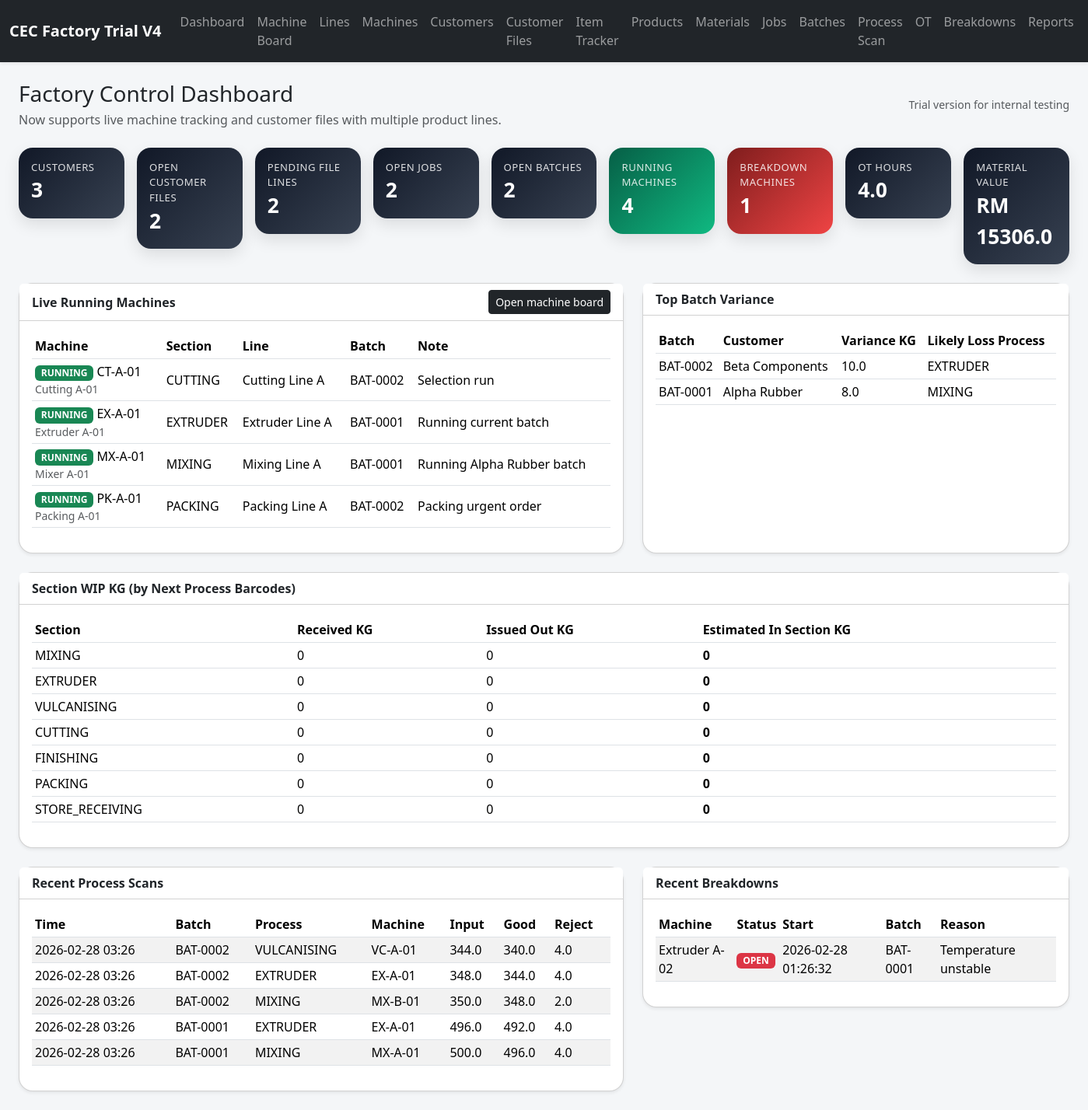
The page / on the database its author committed.
### tables this page shows
CREATE TABLE machines (
            id INTEGER PRIMARY KEY AUTOINCREMENT,
            machine_code TEXT UNIQUE NOT NULL,
            machine_name TEXT NOT NULL,
            section_name TEXT NOT NULL,
            process_name TEXT NOT NULL,
            line_id INTEGER,
            status TEXT NOT NULL DEFAULT 'IDLE',
            is_active INTEGER NOT NULL DEFAULT 1,
            last_activity_at TEXT,
            current_batch_id INTEGER,
            current_note TEXT,
            created_at TEXT NOT NULL DEFAULT CURRENT_TIMESTAMP,
            FOREIGN KEY(line_id) REFERENCES production_lines(id),
            FOREIGN KEY(current_batch_id) REFERENCES batches(id)
        );

CREATE TABLE production_lines (
            id INTEGER PRIMARY KEY AUTOINCREMENT,
            code TEXT UNIQUE NOT NULL,
            name TEXT NOT NULL,
            section_name TEXT NOT NULL,
            is_active INTEGER NOT NULL DEFAULT 1,
            created_at TEXT NOT NULL DEFAULT CURRENT_TIMESTAMP
        );

CREATE TABLE batches (
            id INTEGER PRIMARY KEY AUTOINCREMENT,
            batch_no TEXT UNIQUE NOT NULL,
            job_id INTEGER NOT NULL,
            recipe_code TEXT,
            planned_input_kg REAL NOT NULL,
            current_process TEXT NOT NULL DEFAULT 'NOT_STARTED',
            status TEXT NOT NULL DEFAULT 'OPEN',
            barcode_text TEXT NOT NULL,
            assigned_line_id INTEGER,
            created_at TEXT NOT NULL DEFAULT CURRENT_TIMESTAMP,
            FOREIGN KEY(job_id) REFERENCES jobs(id),
            FOREIGN KEY(assigned_line_id) REFERENCES production_lines(id)
        );

CREATE TABLE customers (
            id INTEGER PRIMARY KEY AUTOINCREMENT,
            code TEXT UNIQUE NOT NULL,
            name TEXT NOT NULL,
            created_at TEXT NOT NULL DEFAULT CURRENT_TIMESTAMP
        );

CREATE TABLE process_logs (
            id INTEGER PRIMARY KEY AUTOINCREMENT,
            batch_id INTEGER NOT NULL,
            process_name TEXT NOT NULL,
            scan_time TEXT NOT NULL,
            input_qty_kg REAL NOT NULL,
            good_qty_kg REAL NOT NULL,
            reject_qty_kg REAL NOT NULL DEFAULT 0,
            operator_name TEXT,
            machine_id INTEGER,
            machine_name TEXT,
            line_id INTEGER,
            next_action TEXT NOT NULL DEFAULT 'MOVE_NEXT',
            remarks TEXT,
            FOREIGN KEY(batch_id) REFERENCES batches(id),
            FOREIGN KEY(machine_id) REFERENCES machines(id),
            FOREIGN KEY(line_id) REFERENCES production_lines(id)
        );

CREATE TABLE breakdowns (
            id INTEGER PRIMARY KEY AUTOINCREMENT,
            machine_id INTEGER NOT NULL,
            machine_name TEXT NOT NULL,
            section_name TEXT NOT NULL,
            start_time TEXT NOT NULL,
            end_time TEXT,
            technician_name TEXT,
            batch_id INTEGER,
            reason TEXT NOT NULL,
            remarks TEXT,
            status TEXT NOT NULL DEFAULT 'OPEN',
            created_at TEXT NOT NULL DEFAULT CURRENT_TIMESTAMP,
            FOREIGN KEY(machine_id) REFERENCES machines(id),
            FOREIGN KEY(batch_id) REFERENCES batches(id)
        );

### app.py (the view)
@app.route('/')
def dashboard():
    summary = get_summary()
    recent_logs = query_all(
        '''
        SELECT pl.scan_time, pl.process_name, b.batch_no, pl.input_qty_kg, pl.good_qty_kg, pl.reject_qty_kg,
               COALESCE(m.machine_code, pl.machine_name) AS machine_label
        FROM process_logs pl
        JOIN batches b ON pl.batch_id = b.id
        LEFT JOIN machines m ON pl.machine_id = m.id
        ORDER BY datetime(pl.scan_time) DESC, pl.id DESC
        LIMIT 12
        '''
    )
    recent_breakdowns = query_all(
        '''
        SELECT d.*, b.batch_no
        FROM breakdowns d
        LEFT JOIN batches b ON d.batch_id = b.id
        ORDER BY datetime(d.start_time) DESC, d.id DESC
        LIMIT 6
        '''
    )
    variance_rows = get_batch_variance_rows()[:6]
    running_machines = query_all(
        '''
        SELECT m.machine_code, m.machine_name, m.section_name, pl.name AS line_name, b.batch_no, m.current_note
        FROM machines m
        LEFT JOIN production_lines pl ON m.line_id = pl.id
        LEFT JOIN batches b ON m.current_batch_id = b.id
        WHERE m.status = 'RUNNING' AND m.is_active = 1
        ORDER BY m.section_name, m.machine_code
        LIMIT 10
        '''
    )
    section_wip = get_section_wip_summary()
    return render_template(
        'dashboard.html',
        summary=summary,
        recent_logs=recent_logs,
        recent_breakdowns=recent_breakdowns,
        variance_rows=variance_rows,
        running_machines=running_machines,
        section_wip=section_wip,
    )

### app.py (called while the page is built)
def get_db() -> sqlite3.Connection:
    if 'db' not in g:
        conn = sqlite3.connect(DB_PATH)
        conn.row_factory = sqlite3.Row
        g.db = conn
    return g.db

def query_all(sql: str, params: tuple = ()) -> list[sqlite3.Row]:
    cur = get_db().execute(sql, params)
    rows = cur.fetchall()
    cur.close()
    return rows

def query_one(sql: str, params: tuple = ()) -> sqlite3.Row | None:
    cur = get_db().execute(sql, params)
    row = cur.fetchone()
    cur.close()
    return row

def get_section_wip_summary() -> list[dict[str, Any]]:
    rows = []
    for section in PROCESS_FLOW:
        received = query_one(
            "SELECT COALESCE(SUM(received_qty_kg), 0) AS qty FROM next_process_labels WHERE to_process = ? AND status = 'RECEIVED'",
            (section,),
        )['qty']
        issued = query_one(
            "SELECT COALESCE(SUM(issued_qty_kg), 0) AS qty FROM next_process_labels WHERE from_process = ?",
            (section,),
        )['qty']
        in_section = round((received or 0) - (issued or 0), 2)
        rows.append({'section': section, 'received_kg': round(received or 0, 2), 'issued_kg': round(issued or 0, 2), 'in_section_kg': in_section})
    return rows

### templates/dashboard.html
{% extends 'base.html' %}
{% block content %}
<div class="d-flex justify-content-between align-items-center mb-4 flex-wrap gap-2">
  <div>
    <h1 class="h3 mb-1">Factory Control Dashboard</h1>
    <p class="text-muted mb-0">Now supports live machine tracking and customer files with multiple product lines.</p>
  </div>
  <div class="small text-muted">Trial version for internal testing</div>
</div>
<div class="row g-3 mb-4">
  <div class="col-md-6 col-xl"><div class="card metric-card"><div class="card-body"><div class="metric-label">Customers</div><div class="metric-value">{{ summary.customers }}</div></div></div></div>
  <div class="col-md-6 col-xl"><div class="card metric-card"><div class="card-body"><div class="metric-label">Open Customer Files</div><div class="metric-value">{{ summary.customer_files_open }}</div></div></div></div>
  <div class="col-md-6 col-xl"><div class="card metric-card"><div class="card-body"><div class="metric-label">Pending File Lines</div><div class="metric-value">{{ summary.customer_file_lines_pending }}</div></div></div></div>
  <div class="col-md-6 col-xl"><div class="card metric-card"><div class="card-body"><div class="metric-label">Open Jobs</div><div class="metric-value">{{ summary.jobs_open }}</div></div></div></div>
  <div class="col-md-6 col-xl"><div class="card metric-card"><div class="card-body"><div class="metric-label">Open Batches</div><div class="metric-value">{{ summary.batches_open }}</div></div></div></div>
  <div class="col-md-6 col-xl"><div class="card metric-card metric-green"><div class="card-body"><div class="metric-label">Running Machines</div><div class="metric-value">{{ summary.running_machines }}</div></div></div></div>
  <div class="col-md-6 col-xl"><div class="card metric-card metric-red"><div class="card-body"><div class="metric-label">Breakdown Machines</div><div class="metric-value">{{ summary.breakdown_machines }}</div></div></div></div>
  <div class="col-md-6 col-xl"><div class="card metric-card"><div class="card-body"><div class="metric-label">OT Hours</div><div class="metric-value">{{ summary.ot_hours }}</div></div></div></div>
  <div class="col-md-6 col-xl"><div class="card metric-card"><div class="card-body"><div class="metric-label">Material Value</div><div class="metric-value">RM {{ summary.material_value }}</div></div></div></div>
</div>
<div class="row g-4 mb-4">
  <div class="col-lg-7">
    <div class="card shadow-sm h-100">
      <div class="card-header bg-white d-flex justify-content-between align-items-center">
        <strong>Live Running Machines</strong>
        <a href="{{ url_for('machine_board') }}" class="btn btn-sm btn-dark">Open machine board</a>
      </div>
      <div class="card-body table-responsive">
        <table class="table table-sm align-middle">
          <thead><tr><th>Machine</th><th>Section</th><th>Line</th><th>Batch</th><th>Note</th></tr></thead>
          <tbody>
            {% for row in running_machines %}
            <tr>
              <td><span class="badge text-bg-success">RUNNING</span> {{ row.machine_code }}<div class="small text-muted">{{ row.machine_name }}</div></td>
              <td>{{ row.section_name }}</td>
              <td>{{ row.line_name or '-' }}</td>
              <td>{{ row.batch_no or '-' }}</td>
              <td>{{ row.current_note or '-' }}</td>
            </tr>
            {% else %}
            <tr><td colspan="5" class="text-center text-muted">No running machines now.</td></tr>
            {% endfor %}
          </tbody>
        </table>
      </div>
    </div>
  </div>
  <div class="col-lg-5">
    <div class="card shadow-sm h-100">
      <div class="card-header bg-white"><strong>Top Batch Variance</strong></div>
      <div class="card-body table-responsive">
        <table class="table table-sm align-middle">
          <thead><tr><th>Batch</th><th>Customer</th><th>Variance KG</th><th>Likely Loss Process</th></tr></thead>
          <tbody>
            {% for row in variance_rows %}
            <tr>
              <td>{{ row.batch_no }}</td>
              <td>{{ row.customer_name }}</td>
              <td>{{ row.variance_kg if row.variance_kg is not none else '-' }}</td>
              <td>{{ row.probable_loss_process or '-' }}</td>
            </tr>
            {% else %}
            <tr><td colspan="4" class="text-center text-muted">No variance data yet.</td></tr>
            {% endfor %}
          </tbody>
        </table>
      </div>
    </div>
  </div>
</div>
<div class="row g-4 mb-4">
  <div class="col-12">
    <div class="card shadow-sm">
      <div class="card-header bg-white"><strong>Section WIP KG (by Next Process Barcodes)</strong></div>
      <div class="card-body table-responsive">
        <table class="table table-sm align-middle">
          <thead><tr><th>Section</th><th>Received KG</th><th>Issued Out KG</th><th>Estimated In Section KG</th></tr></thead>
          <tbody>
            {% for row in section_wip %}
            <tr>
              <td>{{ row.section }}</td>
              <td>{{ row.received_kg }}</td>
              <td>{{ row.issued_kg }}</td>
              <td><strong>{{ row.in_section_kg }}</strong></td>
            </tr>
            {% else %}
            <tr><td colspan="4" class="text-center text-muted">No section WIP from transfer labels yet.</td></tr>
            {% endfor %}
          </tbody>
        </table>
      </div>
    </div>
  </div>
</div>
<div class="row g-4">
  <div class="col-lg-7">
    <div class="card shadow-sm">
      <div class="card-header bg-white"><strong>Recent Process Scans</strong></div>
      <div class="card-body table-responsive">
        <table class="table table-striped table-sm align-middle">
          <thead><tr><th>Time</th><th>Batch</th><th>Process</th><th>Machine</th><th>Input</th><th>Good</th><th>Reject</th></tr></thead>
          <tbody>
            {% for row in recent_logs %}
            <tr>
              <td>{{ row.scan_time }}</td>
              <td>{{ row.batch_no }}</td>
              <td>{{ row.process_name }}</td>
              <td>{{ row.machine_label or '-' }}</td>
              <td>{{ row.input_qty_kg }}</td>
              <td>{{ row.good_qty_kg }}</td>
              <td>{{ row.reject_qty_kg }}</td>
            </tr>
            {% else %}
            <tr><td colspan="7" class="text-center text-muted">No process scans yet.</td></tr>
            {% endfor %}
          </tbody>
        </table>
      </div>
    </div>
  </div>
  <div class="col-lg-5">
    <div class="card shadow-sm">
      <div class="card-header bg-white"><strong>Recent Breakdowns</strong></div>
      <div class="card-body table-responsive">
        <table class="table table-striped table-sm align-middle">
          <thead><tr><th>Machine</th><th>Status</th><th>Start</th><th>Batch</th><th>Reason</th></tr></thead>
          <tbody>
            {% for row in recent_breakdowns %}
            <tr>
              <td>{{ row.machine_name }}</td>
              <td><span class="badge text-bg-{{ 'danger' if row.status == 'OPEN' else 'secondary' }}">{{ row.status }}</span></td>
              <td>{{ row.start_time }}</td>
              <td>{{ row.batch_no or '-' }}</td>
              <td>{{ row.reason }}</td>
            </tr>
            {% else %}
            <tr><td colspan="5" class="text-center text-muted">No breakdown records yet.</td></tr>
            {% endfor %}
          </tbody>
        </table>
      </div>
    </div>
  </div>
</div>
{% endblock %}

### templates/base.html (shortened to what this page needs)
<!doctype html>
<html lang="en">
<head>
  <link href="https://cdn.jsdelivr.net/npm/bootstrap@5.3.3/dist/css/bootstrap.min.css" rel="stylesheet">
  <link href="{{ url_for('static', filename='style.css') }}" rel="stylesheet">
</head>
<body>
<nav class="navbar navbar-expand-lg navbar-dark bg-dark shadow-sm sticky-top">
  <div class="container-fluid">
    <a class="navbar-brand fw-bold" href="{{ url_for('dashboard') }}">CEC Factory Trial V4</a>
    <div class="collapse navbar-collapse" id="navbarsExampleDefault">
      <ul class="navbar-nav me-auto mb-2 mb-lg-0">
        <li class="nav-item"><a class="nav-link" href="{{ url_for('dashboard') }}">Dashboard</a></li>
        <li class="nav-item"><a class="nav-link" href="{{ url_for('machine_board') }}">Machine Board</a></li>
        <li class="nav-item"><a class="nav-link" href="{{ url_for('lines') }}">Lines</a></li>
        <li class="nav-item"><a class="nav-link" href="{{ url_for('machines') }}">Machines</a></li>
        <li class="nav-item"><a class="nav-link" href="{{ url_for('customers') }}">Customers</a></li>
        <li class="nav-item"><a class="nav-link" href="{{ url_for('customer_files') }}">Customer Files</a></li>
        <li class="nav-item"><a class="nav-link" href="{{ url_for('item_tracker') }}">Item Tracker</a></li>
        <li class="nav-item"><a class="nav-link" href="{{ url_for('products') }}">Products</a></li>
        <li class="nav-item"><a class="nav-link" href="{{ url_for('materials') }}">Materials</a></li>
        <li class="nav-item"><a class="nav-link" href="{{ url_for('jobs') }}">Jobs</a></li>
        <li class="nav-item"><a class="nav-link" href="{{ url_for('batches') }}">Batches</a></li>
        <li class="nav-item"><a class="nav-link" href="{{ url_for('scan') }}">Process Scan</a></li>
        <li class="nav-item"><a class="nav-link" href="{{ url_for('ot') }}">OT</a></li>
        <li class="nav-item"><a class="nav-link" href="{{ url_for('breakdowns') }}">Breakdowns</a></li>
        <li class="nav-item"><a class="nav-link" href="{{ url_for('reports') }}">Reports</a></li>
      </ul>
    </div>
  </div>
</nav>
<div class="container-fluid py-4 px-md-4">
  {% block content %}{% endblock %}
</div>
</body>
</html>

### static/style.css (style rules this page uses)
body { background: #f4f6f8; }
.metric-card { border: 0; border-radius: 18px; background: linear-gradient(135deg, #111827, #374151); color: #fff; box-shadow: 0 8px 20px rgba(0,0,0,0.10); }
.metric-card.metric-green { background: linear-gradient(135deg, #065f46, #10b981); }
.metric-card.metric-red { background: linear-gradient(135deg, #7f1d1d, #ef4444); }
.metric-label { font-size: 0.82rem; opacity: 0.85; text-transform: uppercase; letter-spacing: 0.04em; }
.metric-value { font-size: 1.65rem; font-weight: 700; }
.card, .machine-tile { border-radius: 18px; }
.table thead th { white-space: nowrap; }

### rows shown on the page
machines: machine_code "CT-A-01", machine_name "Cutting A-01", section_name "CUTTING", name "Cutting Line A", batch_no "BAT-0002", current_note "Selection run"
machines: machine_code "EX-A-01", machine_name "Extruder A-01", section_name "EXTRUDER", name "Extruder Line A", batch_no "BAT-0001", current_note "Running current batch"
machines: machine_code "MX-A-01", machine_name "Mixer A-01", section_name "MIXING", name "Mixing Line A", batch_no "BAT-0001", current_note "Running Alpha Rubber batch"
machines: machine_code "PK-A-01", machine_name "Packing A-01", section_name "PACKING", name "Packing Line A", batch_no "BAT-0002", current_note "Packing urgent order"
batches: batch_no "BAT-0002"
customers: customer_name "Beta Components"
process_logs: process_name "EXTRUDER", scan_time "2026-02-28 03:26", batch_no "BAT-0002", process_name "EXTRUDER", machine_label "EX-A-01", input_qty_kg "348.0", good_qty_kg "344.0", reject_qty_kg "4.0"
batches: batch_no "BAT-0001"
customers: customer_name "Alpha Rubber"
process_logs: process_name "MIXING", scan_time "2026-02-28 03:26", batch_no "BAT-0001", process_name "MIXING", machine_label "MX-A-01", input_qty_kg "500.0", good_qty_kg "496.0", reject_qty_kg "4.0"
process_logs: scan_time "2026-02-28 03:26", batch_no "BAT-0002", process_name "VULCANISING", machine_label "VC-A-01", input_qty_kg "344.0", good_qty_kg "340.0", reject_qty_kg "4.0"
process_logs: scan_time "2026-02-28 03:26", batch_no "BAT-0002", process_name "MIXING", machine_label "MX-B-01", input_qty_kg "350.0", good_qty_kg "348.0", reject_qty_kg "2.0"
process_logs: scan_time "2026-02-28 03:26", batch_no "BAT-0001", process_name "EXTRUDER", machine_label "EX-A-01", input_qty_kg "496.0", good_qty_kg "492.0", reject_qty_kg "4.0"
breakdowns: machine_name "Extruder A-02", status "OPEN", start_time "2026-02-28 01:26:32", batch_no "BAT-0001", reason "Temperature unstable"

### other values the page prints
{{ summary.customers }} "3"
{{ summary.customer_files_open }} "2"
{{ summary.customer_file_lines_pending }} "2"
{{ summary.jobs_open }} "2"
{{ summary.batches_open }} "2"
{{ summary.running_machines }} "4"
{{ summary.breakdown_machines }} "1"
{{ summary.ot_hours }} "4.0"
{{ summary.material_value }} "15306.0"
{{ row.variance_kg if row.variance_kg is not none else '-' }} "10.0" "8.0"
{{ row.section }} "MIXING" "EXTRUDER" "VULCANISING" "CUTTING" "FINISHING" "PACKING" "STORE_RECEIVING"
{{ row.received_kg }} "0" "0" "0" "0" "0" "0" "0"
{{ row.issued_kg }} "0" "0" "0" "0" "0" "0" "0"
{{ row.in_section_kg }} "0" "0" "0" "0" "0" "0" "0"
